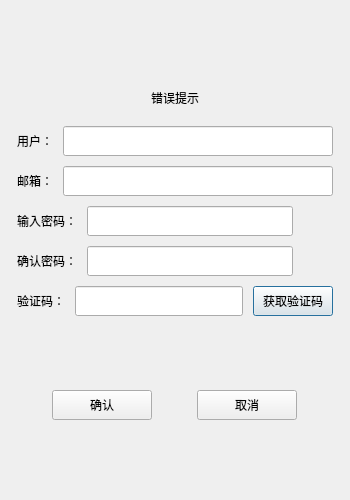
<?xml version="1.0" encoding="UTF-8"?>
<ui version="4.0">
 <class>RegisterDialog</class>
 <widget class="QDialog" name="RegisterDialog">
  <property name="geometry">
   <rect>
    <x>0</x>
    <y>0</y>
    <width>350</width>
    <height>500</height>
   </rect>
  </property>
  <property name="minimumSize">
   <size>
    <width>350</width>
    <height>500</height>
   </size>
  </property>
  <property name="maximumSize">
   <size>
    <width>350</width>
    <height>500</height>
   </size>
  </property>
  <property name="windowTitle">
   <string>Dialog</string>
  </property>
  <layout class="QVBoxLayout" name="verticalLayout">
   <item>
    <layout class="QVBoxLayout" name="verticalLayout_2">
     <property name="spacing">
      <number>10</number>
     </property>
     <property name="leftMargin">
      <number>6</number>
     </property>
     <property name="topMargin">
      <number>6</number>
     </property>
     <property name="rightMargin">
      <number>6</number>
     </property>
     <property name="bottomMargin">
      <number>6</number>
     </property>
     <item>
      <spacer name="verticalSpacer">
       <property name="orientation">
        <enum>Qt::Orientation::Vertical</enum>
       </property>
       <property name="sizeHint" stdset="0">
        <size>
         <width>20</width>
         <height>40</height>
        </size>
       </property>
      </spacer>
     </item>
     <item>
      <widget class="QWidget" name="widget" native="true">
       <layout class="QGridLayout" name="gridLayout">
        <item row="0" column="0">
         <widget class="QLabel" name="err_tip">
          <property name="text">
           <string>错误提示</string>
          </property>
          <property name="alignment">
           <set>Qt::AlignmentFlag::AlignCenter</set>
          </property>
         </widget>
        </item>
       </layout>
      </widget>
     </item>
     <item>
      <layout class="QHBoxLayout" name="horizontalLayout">
       <item>
        <widget class="QLabel" name="user_name_label">
         <property name="minimumSize">
          <size>
           <width>0</width>
           <height>25</height>
          </size>
         </property>
         <property name="maximumSize">
          <size>
           <width>16777215</width>
           <height>25</height>
          </size>
         </property>
         <property name="text">
          <string>用户：</string>
         </property>
        </widget>
       </item>
       <item>
        <widget class="QLineEdit" name="user_name_edit">
         <property name="minimumSize">
          <size>
           <width>0</width>
           <height>30</height>
          </size>
         </property>
         <property name="maximumSize">
          <size>
           <width>16777215</width>
           <height>30</height>
          </size>
         </property>
        </widget>
       </item>
      </layout>
     </item>
     <item>
      <layout class="QHBoxLayout" name="horizontalLayout_2">
       <item>
        <widget class="QLabel" name="email_label">
         <property name="minimumSize">
          <size>
           <width>0</width>
           <height>25</height>
          </size>
         </property>
         <property name="maximumSize">
          <size>
           <width>16777215</width>
           <height>25</height>
          </size>
         </property>
         <property name="text">
          <string>邮箱：</string>
         </property>
        </widget>
       </item>
       <item>
        <widget class="QLineEdit" name="email_edit">
         <property name="minimumSize">
          <size>
           <width>0</width>
           <height>30</height>
          </size>
         </property>
         <property name="maximumSize">
          <size>
           <width>16777215</width>
           <height>30</height>
          </size>
         </property>
        </widget>
       </item>
      </layout>
     </item>
     <item>
      <layout class="QHBoxLayout" name="horizontalLayout_3">
       <item>
        <widget class="QLabel" name="pass_label">
         <property name="minimumSize">
          <size>
           <width>0</width>
           <height>25</height>
          </size>
         </property>
         <property name="maximumSize">
          <size>
           <width>16777215</width>
           <height>25</height>
          </size>
         </property>
         <property name="text">
          <string>输入密码：</string>
         </property>
        </widget>
       </item>
       <item>
        <widget class="QLineEdit" name="pass_edit">
         <property name="minimumSize">
          <size>
           <width>0</width>
           <height>30</height>
          </size>
         </property>
         <property name="maximumSize">
          <size>
           <width>16777215</width>
           <height>30</height>
          </size>
         </property>
        </widget>
       </item>
       <item>
        <widget class="ClickedLabel" name="pass_visible">
         <property name="minimumSize">
          <size>
           <width>30</width>
           <height>30</height>
          </size>
         </property>
         <property name="maximumSize">
          <size>
           <width>30</width>
           <height>30</height>
          </size>
         </property>
         <property name="text">
          <string/>
         </property>
        </widget>
       </item>
      </layout>
     </item>
     <item>
      <layout class="QHBoxLayout" name="horizontalLayout_4">
       <item>
        <widget class="QLabel" name="pass2_label">
         <property name="minimumSize">
          <size>
           <width>0</width>
           <height>25</height>
          </size>
         </property>
         <property name="maximumSize">
          <size>
           <width>16777215</width>
           <height>25</height>
          </size>
         </property>
         <property name="text">
          <string>确认密码：</string>
         </property>
        </widget>
       </item>
       <item>
        <widget class="QLineEdit" name="pass2_edit">
         <property name="minimumSize">
          <size>
           <width>0</width>
           <height>30</height>
          </size>
         </property>
         <property name="maximumSize">
          <size>
           <width>16777215</width>
           <height>30</height>
          </size>
         </property>
        </widget>
       </item>
       <item>
        <widget class="ClickedLabel" name="pass2_visible">
         <property name="minimumSize">
          <size>
           <width>30</width>
           <height>30</height>
          </size>
         </property>
         <property name="maximumSize">
          <size>
           <width>30</width>
           <height>30</height>
          </size>
         </property>
         <property name="text">
          <string/>
         </property>
        </widget>
       </item>
      </layout>
     </item>
     <item>
      <layout class="QHBoxLayout" name="horizontalLayout_5">
       <item>
        <widget class="QLabel" name="token_label">
         <property name="minimumSize">
          <size>
           <width>0</width>
           <height>25</height>
          </size>
         </property>
         <property name="maximumSize">
          <size>
           <width>16777215</width>
           <height>25</height>
          </size>
         </property>
         <property name="text">
          <string>验证码：</string>
         </property>
        </widget>
       </item>
       <item>
        <widget class="QLineEdit" name="token_edit">
         <property name="minimumSize">
          <size>
           <width>0</width>
           <height>30</height>
          </size>
         </property>
         <property name="maximumSize">
          <size>
           <width>16777215</width>
           <height>30</height>
          </size>
         </property>
        </widget>
       </item>
       <item>
        <widget class="TimerButton" name="get_token_button">
         <property name="minimumSize">
          <size>
           <width>0</width>
           <height>30</height>
          </size>
         </property>
         <property name="maximumSize">
          <size>
           <width>16777215</width>
           <height>30</height>
          </size>
         </property>
         <property name="text">
          <string>获取验证码</string>
         </property>
        </widget>
       </item>
      </layout>
     </item>
     <item>
      <spacer name="verticalSpacer_2">
       <property name="orientation">
        <enum>Qt::Orientation::Vertical</enum>
       </property>
       <property name="sizeHint" stdset="0">
        <size>
         <width>20</width>
         <height>40</height>
        </size>
       </property>
      </spacer>
     </item>
     <item>
      <layout class="QHBoxLayout" name="horizontalLayout_6">
       <item>
        <widget class="QPushButton" name="confirm_button">
         <property name="minimumSize">
          <size>
           <width>0</width>
           <height>30</height>
          </size>
         </property>
         <property name="maximumSize">
          <size>
           <width>100</width>
           <height>30</height>
          </size>
         </property>
         <property name="text">
          <string>确认</string>
         </property>
        </widget>
       </item>
       <item>
        <widget class="QPushButton" name="cancel_button">
         <property name="minimumSize">
          <size>
           <width>0</width>
           <height>30</height>
          </size>
         </property>
         <property name="maximumSize">
          <size>
           <width>100</width>
           <height>30</height>
          </size>
         </property>
         <property name="text">
          <string>取消</string>
         </property>
        </widget>
       </item>
      </layout>
     </item>
     <item>
      <spacer name="verticalSpacer_3">
       <property name="orientation">
        <enum>Qt::Orientation::Vertical</enum>
       </property>
       <property name="sizeHint" stdset="0">
        <size>
         <width>20</width>
         <height>40</height>
        </size>
       </property>
      </spacer>
     </item>
    </layout>
   </item>
  </layout>
 </widget>
 <customwidgets>
  <customwidget>
   <class>TimerButton</class>
   <extends>QPushButton</extends>
   <header>timer_button.h</header>
  </customwidget>
  <customwidget>
   <class>ClickedLabel</class>
   <extends>QLabel</extends>
   <header location="global">clicked_label.h</header>
  </customwidget>
 </customwidgets>
 <resources>
  <include location="rc.qrc"/>
 </resources>
 <connections/>
</ui>
